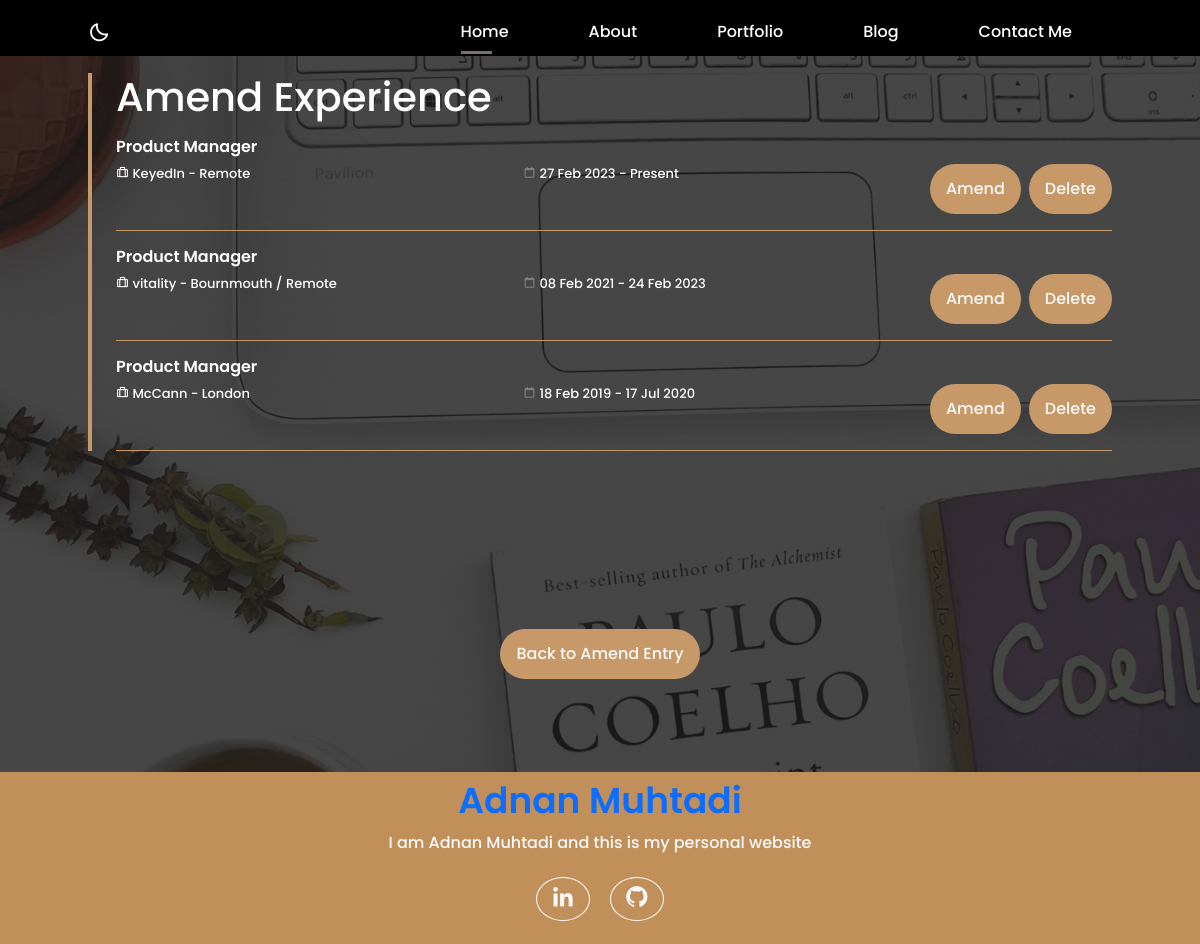
Page /amend_experience/ on the committed database.
### portfolio/models.py (models this page shows, shortened)
class Experience(models.Model):
    title = models.CharField(max_length=100)
    company = models.CharField(max_length=100)
    location = models.CharField(max_length=200)
    description = models.TextField(blank=True)
    start_date = models.DateField()
    present = models.BooleanField(default=False)
    finished_date = models.DateField(blank=True, null=True)
    website_url = models.URLField(blank=True)

### portfolio/views.py (the view)
# urls.py: path('amend_experience/', views.amendExperience, name="amend_experience"),
def amendExperience(request):
    experiences = Experience.objects.all()
    context = {
        'experiences': experiences,
    }
    return render(request, 'amend/amend_experience.html', context)

### portfolio/templates/amend/amend_experience.html
{% extends "base.html" %}
{% load static %}
{% block content %}
<section class="home" id="home">
    <div class="home_container_admin bd-container bd-grid">
        <div class="home_data-admin">
            <h1>Amend Experience</h1>
            <form action="" method="POST">
                {% for experience in experiences %}
                <div class="row">
                    <div class="qualification_data">
                        <h3 class="qualification_area-admin mt-3">{{ experience.title }}</h3>
                        <div class="qualification_box">
                            <span class="qualification_work-admin col">
                                <i class="bx bx-briefcase-alt qualification_icon-admin"></i>
                                {{ experience.company }} - {{ experience.location }}
                            </span>
                            <span class="qualification_work-admin col">
                                <i class="bx bx-calendar-alt qualification_icon"></i>
                                {{ experience.start_date|date:'d M Y' }}
                                {% if experience.finished_date %}
                                - {{ experience.finished_date|date:'d M Y' }}
                                {% else %}
                                - Present
                                {% endif %}
                            </span>
                            <br>
                            <a href="{% url 'update_experience' experience.id %}"
                                class="button button-light button-more col-6 me-2">Amend</a>
                            <a href="{% url 'delete_experience' experience.id %}"
                                class="button button-light button-more col-6">Delete</a>
                        </div>
                    </div>
                </div>
                {% endfor %}
            </form>
        </div>
        <a href="{% url 'amend_entry' %}" class="button button-light button-more">Back to Amend
            Entry</a>
    </div>
</section>
{% endblock %}

### static/css/base.css (style rules this page uses)
:root { --header-height: 3rem; --bg-color: #fff; --bg-color-rev: #000; --text-color: #000; --text-color-rev: #fff; --text-color-same: #000; --first-color: #3e0e12; --first-color-btn: #3e0e12; --first-color-dark: #2f0a0d; --first-color-light: #7b6f71; --first-color-lighten: #fbf9f9; --first-color-lightest: #fff; --first-color-gold: #c18f59; --first-color-golden: #765735; --body-font: 'poppins', sans-serif; --biggest-font-size: 2.5rem; --h1-font-size: 1.5rem; --h2-font-size: 1.25rem; --h3-font-size: 1.125rem; --normal-font-size: .938rem; --small-font-size: .813rem; --smaller-font-size: .75rem; --font-medium: 500; --font-semi-bold: 600; --font-bold: 700; --mb-1: .5rem; --mb-2: 1rem; --mb-3: 1.5rem; --mb-4: 2rem; --mb-5: 2.5rem; --mb-6: 3rem; --z-normal: 1; --z-tooltip: 10; --z-fixed: 100; }
@media screen and (min-width: 768px) { :root { --biggest-font-size: 4.5rem; --h1-font-size: 2.25rem; --h2-font-size: 1.5rem; --h3-font-size: 1.25rem; --normal-font-size: 1rem; --small-font-size: .875rem; --smaller-font-size: .813rem; } }
html { scroll-behavior: smooth; background-color: var(--bg-color); }
body { margin: var(--header-height) 0 0 0; font-family: var(--body-font); font-size: var(--normal-font-size); font-weight: var(--font-medium); color: var(--text-color); background-color: var(--bg-color); line-height: 1.6; }
h1,h2,h3,ul,p { margin: 0; }
h2,h3 { font-weight: var(--font-semi-bold); }
a { text-decoration: none; }
.bd-container { max-width: 1024px; width: calc(100% - 2rem); margin-left: var(--mb-2); margin-right: var(--mb-2); }
.bd-grid { display: grid; gap: 1.5rem; }
.home { position: relative; display: flex; align-items: flex-end; background-image: url('/static/images/top-banner-bckg.jpg'); background-position: center; background-size: cover; opacity: 0.9; }
.home::before { content: ''; position: absolute; top: 0; left: 0; width: 100%; height: 100%; background-color: #000; opacity: 0.8; }
.button { display: inline-block; background-color: var(--first-color-gold); color:var(--first-color-lighten); padding: .75rem 1rem; border-radius: 25px; transition: .3s; text-decoration: none; }
.button-light { background-color: var(--first-color-gold); }
.button-more { margin: auto; width: fit-content; }
.qualification_box { padding-bottom: 1rem; border-bottom: 1px solid #c18f59; }
.qualification_icon, .qualification_work { font-size: var(--smaller-font-size); color: var(--first-color-light); }

### static/css/admin.css (style rules this page uses)
.home_container_admin { position: relative; height: calc(100vh - var(--header-height)); grid-template-rows: repeat(2, max-content); align-content: space-around; row-gap: 2rem; margin-bottom: 20px; }
.home_data-admin { border-left: 4px solid var(--first-color-gold); color: var(--text-color-rev); padding-left: 1.5rem; z-index: var(--z-tooltip); overflow-x: hidden; height: auto; }
.qualification_area-admin, .qualification_icon-admin, .qualification_work-admin { margin-bottom: var(--mb-1); color: var(--text-color-rev); }
.qualification_area-admin { font-size: var(--normal-font-size); }
.qualification_icon-admin, .qualification_work-admin { font-size: var(--smaller-font-size); }

### rows in the picture
Experience: title "Product Manager", company "KeyedIn", location "Remote", start_date "27 Feb 2023", shows "- Present"
Experience: title "Product Manager", company "vitality", location "Bournmouth / Remote", start_date "08 Feb 2021", finished_date "24 Feb 2023"
Experience: title "Product Manager", company "McCann", location "London", start_date "18 Feb 2019", finished_date "17 Jul 2020"
